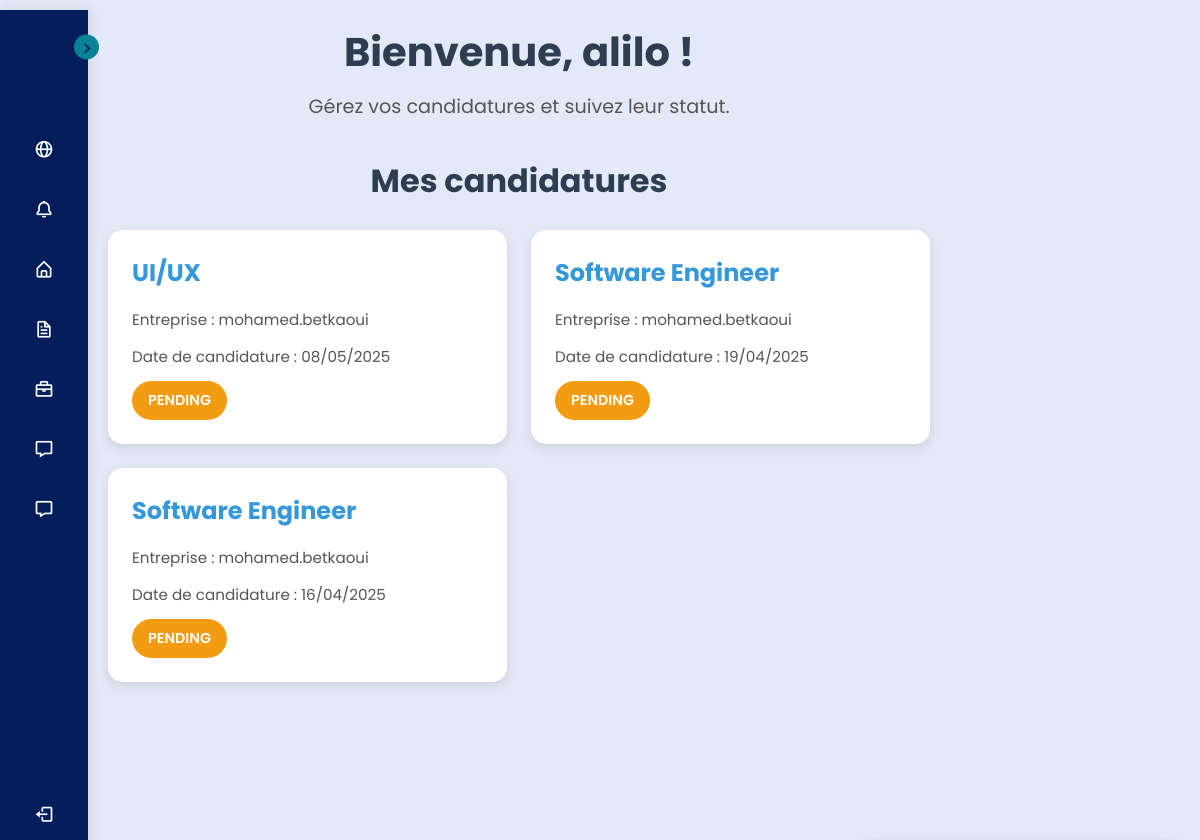
Screenshot of /studant/home_dashboard/student_dashboard.php (signed in) with the database file from the repository.
### tables this page shows
CREATE TABLE `applications` (
  `id` int(11) NOT NULL,
  `student_id` int(11) NOT NULL,
  `offer_id` int(11) NOT NULL,
  `cv_path` varchar(255) NOT NULL,
  `cover_letter` text DEFAULT NULL,
  `status` enum('pending','accepted','rejected') DEFAULT 'pending',
  `applied_at` timestamp NOT NULL DEFAULT current_timestamp()
);

CREATE TABLE `offers` (
  `id` int(11) NOT NULL,
  `company_id` int(11) NOT NULL,
  `title` varchar(100) NOT NULL,
  `description` text NOT NULL,
  `sector` varchar(50) DEFAULT NULL,
  `location` varchar(100) DEFAULT NULL,
  `start_date` date DEFAULT NULL,
  `end_date` date DEFAULT NULL,
  `deadline` date DEFAULT (curdate() + interval 30 day),
  `compensation` int(11) DEFAULT NULL,
  `created_at` timestamp NOT NULL DEFAULT current_timestamp(),
  `branch_id` int(11) DEFAULT NULL
);

CREATE TABLE `users` (
  `id` int(11) NOT NULL,
  `username` varchar(50) NOT NULL,
  `password` varchar(255) NOT NULL,
  `email` varchar(100) NOT NULL,
  `role` enum('student','company','admin') NOT NULL,
  `full_name` varchar(100) DEFAULT NULL,
  `phone` varchar(20) DEFAULT NULL,
  `address` varchar(255) DEFAULT NULL,
  `created_at` timestamp NOT NULL DEFAULT current_timestamp(),
  `id_branch` int(11) DEFAULT NULL,
  `last_login` timestamp NULL DEFAULT NULL
);

### studant/home_dashboard/student_dashboard.php (the view, shortened to what this page needs)
<?php
require_once $_SERVER['DOCUMENT_ROOT'] . '/includes/db/db.php';
$student_id = $_SESSION['user_id'];
$applications = [];
try {
    $stmt = $conn->prepare("
        SELECT a.id, a.status, a.applied_at, o.title, o.company_id, c.full_name AS company_name
        FROM applications a
        JOIN offers o ON a.offer_id = o.id
        JOIN users c ON o.company_id = c.id
        WHERE a.student_id = ?
        ORDER BY a.applied_at DESC
    ");
    $stmt->bind_param("i", $student_id);
    $stmt->execute();
    $result = $stmt->get_result();
    $applications = $result->fetch_all(MYSQLI_ASSOC);
} catch (Exception $e) {
    $error = "Erreur lors de la récupération des candidatures : " . $e->getMessage();
}
?>
<!DOCTYPE html>
<html lang="fr">
<head>
    <link rel="stylesheet" href="/assets/css/dashboard.css">
    <link href='https://unpkg.com/boxicons@2.1.4/css/boxicons.min.css' rel='stylesheet'>
</head>
<body>
    <?php include $_SERVER['DOCUMENT_ROOT'] . '/includes/sidebar/sidebar.php'; ?>
    <section class="main-content">
        <div class="dashboard student">
            <div class="container">
                <div class="welcome-section">
                    <h1>Bienvenue, <?php echo htmlspecialchars($_SESSION['username']); ?> !</h1>
                    <p>Gérez vos candidatures et suivez leur statut.</p>
                </div>
                <div class="applications-section">
                    <h2>Mes candidatures</h2>
                    <?php if (isset($error)): ?>
                        <div class="alert error">
                            <i class='bx bx-error-circle'></i>
                            <span><?php echo $error; ?></span>
                        </div>
                    <?php else: ?>
                        <div class="applications-list">
                            <?php foreach ($applications as $application): ?>
                                <div class="application-card">
                                    <div class="application-info">
                                        <h3><?php echo htmlspecialchars($application['title']); ?></h3>
                                        <p>Entreprise : <?php echo htmlspecialchars($application['company_name']); ?></p>
                                        <p>Date de candidature : <?php echo date('d/m/Y', strtotime($application['applied_at'])); ?></p>
                                    </div>
                                    <div class="application-status <?php echo strtolower($application['status']); ?>">
                                        <span><?php echo htmlspecialchars($application['status']); ?></span>
                                    </div>
                                </div>
                            <?php endforeach; ?>
                        </div>
                    <?php endif; ?>
                </div>
            </div>
        </div>
    </section>
</body>
</html>

### assets/css/dashboard.css (style rules this page uses)
.main-content { margin-left: 250px; padding: 20px; transition: margin-left 0.3s ease; }
.sidebar.close ~ .main-content { margin-left: 88px; }
.welcome-section { text-align: center; margin-bottom: 40px; }
.welcome-section h1 { font-size: 2.5rem; color: #2c3e50; margin-bottom: 10px; }
.welcome-section p { font-size: 1.2rem; color: #555; }
body { font-family: 'Poppins', sans-serif; margin: 0; padding: 0; background-color: #f9f9f9; color: #333; line-height: 1.6; }
.welcome-section { text-align: center; margin-bottom: 2rem; }
.welcome-section h1 { font-size: 2.5rem; color: #2c3e50; margin-bottom: 0.5rem; }
.applications-section { margin-top: 2rem; }
.applications-section h2 { font-size: 2rem; color: #2c3e50; margin-bottom: 1.5rem; text-align: center; }
.applications-list { display: grid; grid-template-columns: repeat(auto-fit, minmax(300px, 1fr)); gap: 1.5rem; }
.application-card { background: white; padding: 1.5rem; border-radius: 15px; box-shadow: 0 4px 12px rgba(0, 0, 0, 0.1); transition: transform 0.3s ease, box-shadow 0.3s ease; animation: fadeIn 0.5s ease-in-out; }
.application-info h3 { color: #3498db; margin-bottom: 1rem; font-size: 1.5rem; }
.application-info p { color: #555; margin-bottom: 0.75rem; font-size: 0.95rem; }
.application-status { padding: 0.5rem 1rem; border-radius: 25px; text-align: center; font-weight: 600; font-size: 0.9rem; text-transform: uppercase; width: fit-content; }
.application-status.pending { background-color: #f39c12; color: white; }

### includes/sidebar/sidebar.css (style rules this page uses)
* { margin: 0; padding: 0; box-sizing: border-box; font-family: 'Poppins', sans-serif; }
:root { --body-color: #E4E9F7; --sidebar-color: #041e5c; --primary-color: #088395; --primary-color-light: #F6F5FF; --toggle-color: #DDD; --text-color: #ffffff; --tran-03: all 0.3s ease; --tran-04: all 0.4s ease; --tran-05: all 0.5s ease; }
body { min-height: 100vh; background-color: var(--body-color); transition: var(--tran-05); }

### chat/chat.css (style rules this page uses)
body { font-family: Arial, sans-serif; margin: 0; padding: 0; }
body { margin: 0; font-family: Arial, sans-serif; display: flex; }
.main-content { margin-right: 250px; padding: 20px; width: calc(100% - 250px); }

### rows the page displays
applications: offer.title "UI/UX", users.full_name "mohamed.betkaoui", applied_at "08/05/2025", status "PENDING"
applications: offer.title "Software Engineer", users.full_name "mohamed.betkaoui", applied_at "19/04/2025", status "PENDING"
applications: offer.title "Software Engineer", users.full_name "mohamed.betkaoui", applied_at "16/04/2025", status "PENDING"

### other values shown
$_SESSION['username'] "alilo"
